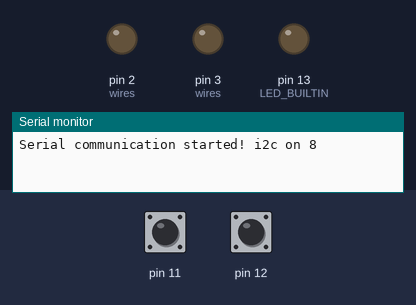
Simulated run of this sketch. Board: Arduino Leonardo, built with avr-gcc and run on an emulated ATmega32U4. Parts: output pins drawn as LEDs (lit = HIGH), the last lines printed to the serial monitor. Inputs (shaded band) come from the test bench; at power-on: pin 12 HIGH, pin 11 HIGH.

Above: at 1.2 s.
1.3 s: pin 12 pulled LOW for 0.15 s
At 1.47 s:
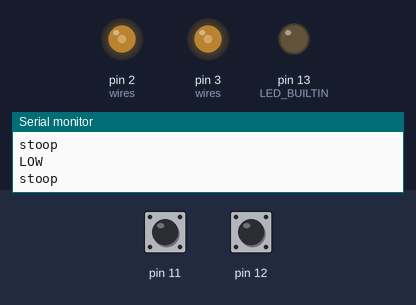
3.0 s: pin 11 pulled LOW for 0.15 s
At 3.07 s:
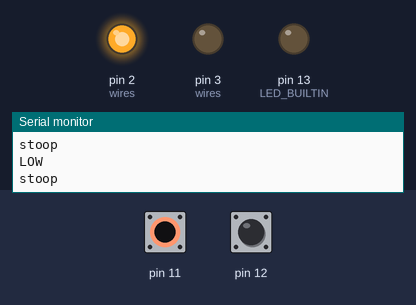
Timing chart, 0 to 6.0 s (numbered marks = the images above; inputs shaded):
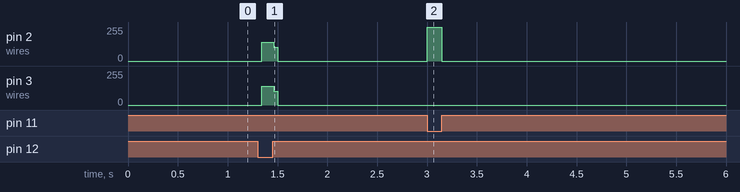

The sketch:

blindController.ino
```cpp
/*
  with i2c, use 8/9 to control first motor
*/

#include <Wire.h>

#define SLAVE_ADDRESS 0x08


#define NUM_WIRES 1
byte wires[1][2] = {
  {2,3},
};


// the setup function runs once when you press reset or power the board
void setup() {
  Serial.begin(19200);
  // Wait for serial port to connect (optional, mostly for boards like Leonardo)
  while (!Serial) {
    ; // Do nothing until serial connection is established
  }
  // Print a message when setup is complete
  Serial.println("Serial communication started! i2c on " + String(SLAVE_ADDRESS));
  // initialize digital pin LED_BUILTIN as an output.
  Wire.begin(SLAVE_ADDRESS);

  Wire.onReceive(receiveData);
  Wire.onRequest(sendData);

  pinMode(LED_BUILTIN, OUTPUT);
  //pinMode(2, INPUT);
  //pinMode(8, OUTPUT);
  //pinMode(9, OUTPUT);
  for (int i = 0; i < NUM_WIRES; i++) {
     for (int j = 0; j < 2; j++) {
      pinMode(wires[i][j], OUTPUT);
      digitalWrite(wires[i][j], LOW);
     }
  }

  pinMode(12, INPUT_PULLUP);
  pinMode(11, INPUT_PULLUP);
}


long ledAccu = 0;
byte ledState = LOW;

char cmd= ' '; //shoudl be ' '
byte who = 0;
unsigned long turnTime = 0; //should be 0

unsigned long lastChangeTime = 0;
int loopCount = 0;
// the loop function runs over and over again forever
int D12 = 0, D11=0;
int RUNNING = 0;
void loop() {

unsigned long timeFromLastChange = millis() - lastChangeTime;

  loopCount++;
  ledAccu++;
  if (ledAccu>600000) {
    ledAccu = 0;
    digitalWrite(LED_BUILTIN, ledState);
    if (ledState == LOW) ledState = HIGH; else ledState = LOW;
  }

  //digitalWrite(8, HIGH);
  //digitalWrite(9, HIGH);
  if (cmd == 'c' || cmd == 'C') {
    if (turnTime < millis()) {
      cmd = ' ';
      digitalWrite(wires[who][0], LOW);
      digitalWrite(wires[who][1], LOW);
      Serial.println("Stopping");
    }
  }


   D12 = digitalRead(12);
   D11 = digitalRead(11);
   if (D12 == LOW) {
      Serial.println("LOW");
      digitalWrite(wires[who][0], HIGH);
      digitalWrite(wires[who][1], HIGH);
      RUNNING = 1;
   } if (D11 == LOW){
    digitalWrite(wires[who][0], HIGH);
      digitalWrite(wires[who][1], LOW);
      RUNNING = 1;
   } else {
    if (RUNNING) {
    Serial.println("stoop");
    }
      digitalWrite(wires[who][0], LOW);
      digitalWrite(wires[who][1], LOW);
      RUNNING = 0;
   }
}


//format: 5 bytes,
// 1 cmd(c|C|s), clock wise, counter clock wise, or stop
// 2 who
// 3 bytes of mill seconds
void receiveData(int bytecount)
{
  byte w1= 0, w2=0;
  cmd = Wire.read();
  who = Wire.read();
  if (cmd == 'c') {
    w1 = HIGH;
    w2 = LOW;
  } else if (cmd == 'C') {
    w1 = LOW;
    w2 = HIGH;
  } else if (cmd == 's') {
    w1 = LOW;
    w2 = LOW;
  }
  digitalWrite(wires[who][0], w1);  //ENABLE
  digitalWrite(wires[who][1], w2);  //DIR
  turnTime = 0;
  while (Wire.available()) {
     // Shift existing result left 8 bits and add new byte
     turnTime = (turnTime << 8) | Wire.read();
  }
  Serial.print("Doing " + String(cmd)+" who="+String(who)+" turnTime="+String(turnTime)+"\n");
  turnTime = millis()+turnTime;
}

void sendData()
{
  Serial.println("sending data");
  Wire.write("123456",3);
}
```

Measured:
- after the input at 1.3 s, pin 2 (wires), pin 3 (wires): 0/255 → 140/255 at once, → 0/255 0.12 s later
- after the input at 3.0 s, pin 2 (wires): 0/255 → 255/255 at once, → 0/255 0.15 s later
